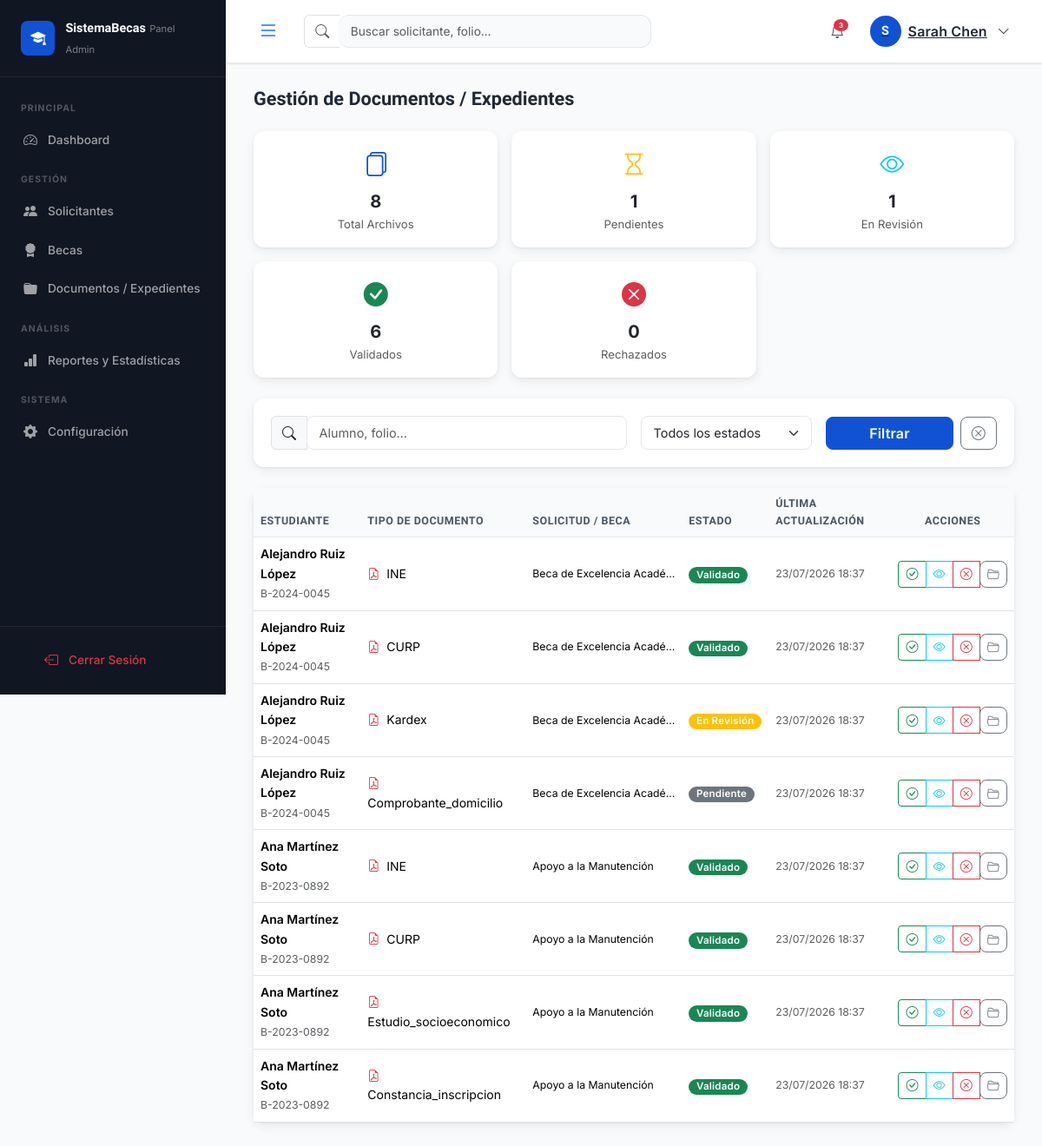
Screenshot of /index.php?c=admin&a=documentos (signed in) with the database file from the repository.
### tables this page shows
CREATE TABLE IF NOT EXISTS `documentos` (
    `id`            INT UNSIGNED  NOT NULL AUTO_INCREMENT,
    `solicitud_id`  INT UNSIGNED  NOT NULL,
    `usuario_id`    INT UNSIGNED  NOT NULL,
    `tipo_documento` VARCHAR(100) NOT NULL,
    `nombre_archivo` VARCHAR(255) NOT NULL,
    `ruta_archivo`  VARCHAR(500)  NOT NULL,
    `mime_type`     VARCHAR(100)  DEFAULT NULL,
    `tamano_bytes`  INT UNSIGNED  DEFAULT NULL,
    `estado`        ENUM('pendiente','en_revision','validado','rechazado') NOT NULL DEFAULT 'pendiente',
    `observaciones` TEXT          DEFAULT NULL,
    `validado_por`  INT UNSIGNED  DEFAULT NULL,
    `fecha_validacion` DATETIME   DEFAULT NULL,
    `created_at`    DATETIME      NOT NULL DEFAULT CURRENT_TIMESTAMP,
    `updated_at`    DATETIME      NOT NULL DEFAULT CURRENT_TIMESTAMP ON UPDATE CURRENT_TIMESTAMP,
    PRIMARY KEY (`id`),
    KEY `fk_docs_solicitud`   (`solicitud_id`),
    KEY `fk_docs_usuario`     (`usuario_id`),
    KEY `fk_docs_validador`   (`validado_por`),
    CONSTRAINT `fk_docs_solicitud`  FOREIGN KEY (`solicitud_id`) REFERENCES `solicitudes` (`id`) ON DELETE CASCADE,
    CONSTRAINT `fk_docs_usuario`    FOREIGN KEY (`usuario_id`)   REFERENCES `usuarios` (`id`),
    CONSTRAINT `fk_docs_validador`  FOREIGN KEY (`validado_por`) REFERENCES `usuarios` (`id`)
);

CREATE TABLE IF NOT EXISTS `solicitudes` (
    `id`             INT UNSIGNED     NOT NULL AUTO_INCREMENT,
    `folio`          VARCHAR(20)      NOT NULL,
    `usuario_id`     INT UNSIGNED     NOT NULL,
    `beca_id`        INT UNSIGNED     NOT NULL,
    `estado`         ENUM('borrador','enviada','en_revision','aprobada','rechazada','cancelada') NOT NULL DEFAULT 'borrador',
    `paso_actual`    TINYINT UNSIGNED NOT NULL DEFAULT 1 COMMENT '1=Info personal, 2=Info académica, 3=Revisión',
    `comentarios`    TEXT             DEFAULT NULL COMMENT 'Comentarios del administrador',
    `motivo_rechazo` TEXT             DEFAULT NULL,
    `fecha_envio`    DATETIME         DEFAULT NULL,
    `fecha_resolucion` DATETIME       DEFAULT NULL,
    `revisado_por`   INT UNSIGNED     DEFAULT NULL,
    `created_at`     DATETIME         NOT NULL DEFAULT CURRENT_TIMESTAMP,
    `updated_at`     DATETIME         NOT NULL DEFAULT CURRENT_TIMESTAMP ON UPDATE CURRENT_TIMESTAMP,
    PRIMARY KEY (`id`),
    UNIQUE KEY `uq_solicitudes_folio` (`folio`),
    KEY `fk_solicitudes_usuario`  (`usuario_id`),
    KEY `fk_solicitudes_beca`     (`beca_id`),
    KEY `fk_solicitudes_revisor`  (`revisado_por`),
    CONSTRAINT `fk_solicitudes_usuario`  FOREIGN KEY (`usuario_id`)   REFERENCES `usuarios` (`id`),
    CONSTRAINT `fk_solicitudes_beca`     FOREIGN KEY (`beca_id`)      REFERENCES `becas` (`id`),
    CONSTRAINT `fk_solicitudes_revisor`  FOREIGN KEY (`revisado_por`) REFERENCES `usuarios` (`id`)
);

CREATE TABLE IF NOT EXISTS `becas` (
    `id`              INT UNSIGNED     NOT NULL AUTO_INCREMENT,
    `categoria_id`    TINYINT UNSIGNED NOT NULL,
    `nivel_id`        TINYINT UNSIGNED NOT NULL,
    `nombre`          VARCHAR(200)     NOT NULL,
    `descripcion`     TEXT             DEFAULT NULL,
    `monto`           DECIMAL(10,2)    NOT NULL DEFAULT 0.00,
    `tipo_monto`      ENUM('mensual','semestral','anual','pago_unico') NOT NULL DEFAULT 'mensual',
    `promedio_minimo` DECIMAL(3,1)     DEFAULT NULL,
    `cupo_maximo`     SMALLINT UNSIGNED DEFAULT NULL,
    `fecha_inicio`    DATE             NOT NULL,
    `fecha_fin`       DATE             NOT NULL,
    `fecha_publicacion` DATE           DEFAULT NULL,
    `estado`          ENUM('borrador','publicada','cerrada','suspendida') NOT NULL DEFAULT 'borrador',
    `imagen_url`      VARCHAR(255)     DEFAULT NULL,
    `requisitos`      TEXT             DEFAULT NULL,
    `documentos_req`  TEXT             DEFAULT NULL COMMENT 'JSON array of required document types',
    `creado_por`      INT UNSIGNED     NOT NULL,
    `created_at`      DATETIME         NOT NULL DEFAULT CURRENT_TIMESTAMP,
    `updated_at`      DATETIME         NOT NULL DEFAULT CURRENT_TIMESTAMP ON UPDATE CURRENT_TIMESTAMP,
    PRIMARY KEY (`id`),
    KEY `fk_becas_categoria` (`categoria_id`),
    KEY `fk_becas_nivel`     (`nivel_id`),
    KEY `fk_becas_creador`   (`creado_por`),
    CONSTRAINT `fk_becas_categoria` FOREIGN KEY (`categoria_id`) REFERENCES `categorias_beca` (`id`),
    CONSTRAINT `fk_becas_nivel`     FOREIGN KEY (`nivel_id`)     REFERENCES `niveles_educativos` (`id`),
    CONSTRAINT `fk_becas_creador`   FOREIGN KEY (`creado_por`)   REFERENCES `usuarios` (`id`)
);

### views/admin/documentos.php (the view, shortened to what the rows shown need)
<?php
require_once BASE_PATH . '/includes/partials/head.php';
?>
<div class="admin-container">
    <div class="admin-main">
        <div class="admin-content">
            <div class="page-header mb-4">
                <h2 class="page-title">Gestión de Documentos / Expedientes</h2>
            </div>
            <div class="card card-shadow">
                <div class="card-body p-0">
                    <div class="table-responsive">
                        <table class="table table-hover align-middle mb-0">
                            <thead class="table-light">
                                <tr>
                                    <th>Estudiante</th>
                                    <th>Tipo de Documento</th>
                                    <th>Solicitud / Beca</th>
                                    <th>Estado</th>
                                    <th>Última Actualización</th>
                                    <th class="text-center">Acciones</th>
                                </tr>
                            </thead>
                            <tbody>
                            <?php foreach ($documentos as $doc): ?>
                            <tr>
                                <td>
                                    <div class="fw-semibold"><?= e($doc['alumno']) ?></div>
                                    <small class="text-muted"><?= e($doc['folio']) ?></small>
                                </td>
                                <td>
                                    <i class="bi bi-file-earmark-pdf text-danger me-1"></i>
                                    <?= e($doc['tipo_documento']) ?>
                                </td>
                                <td class="small text-truncate" style="max-width:180px"><?= e($doc['beca_nombre']) ?></td>
                                <td><?= badgeDocumento($doc['estado']) ?></td>
                                <td class="small text-muted"><?= formatDate($doc['updated_at'], 'd/m/Y H:i') ?></td>
                                <td class="text-center">
                                    <div class="btn-group btn-group-sm">
                                        <button type="button"
                                                class="btn btn-outline-success"
                                                onclick="cambiarEstadoDoc(<?= $doc['id'] ?>, 'validado')"
                                                title="Validar">
                                            <i class="bi bi-check-circle"></i>
                                        </button>
                                        <button type="button"
                                                class="btn btn-outline-info"
                                                onclick="cambiarEstadoDoc(<?= $doc['id'] ?>, 'en_revision')"
                                                title="Poner en revisión">
                                            <i class="bi bi-eye"></i>
                                        </button>
                                        <button type="button"
                                                class="btn btn-outline-danger"
                                                onclick="rechazarDoc(<?= $doc['id'] ?>)"
                                                title="Rechazar">
                                            <i class="bi bi-x-circle"></i>
                                        </button>
                                        <a href="<?= BASE_URL ?>/index.php?c=admin&a=solicitudDetalle&id=<?= $doc['solicitud_id'] ?>"
                                           class="btn btn-outline-secondary" title="Ver expediente">
                                            <i class="bi bi-folder2-open"></i>
                                        </a>
                                    </div>
                                </td>
                            </tr>
                            <?php endforeach; ?>
                            </tbody>
                        </table>
                    </div>
                </div>
            </div>
        </div>
    </div>
</div>
<?php require_once BASE_PATH . '/includes/partials/footer_scripts.php'; ?>

### includes/helpers.php (shortened to what the rows shown need)
<?php
function e(string $str): string
{
    return htmlspecialchars($str, ENT_QUOTES | ENT_SUBSTITUTE, 'UTF-8');
}
function formatDate(string $date, string $format = 'd/m/Y'): string
{
    return date($format, strtotime($date));
}
function badgeDocumento(string $estado): string
{
    $map = [
        'pendiente'   => ['secondary', 'Pendiente'],
        'en_revision' => ['warning',   'En Revisión'],
        'validado'    => ['success',   'Validado'],
        'rechazado'   => ['danger',    'Rechazado'],
    ];
    [$color, $label] = $map[$estado] ?? ['secondary', ucfirst($estado)];
    return "<span class=\"badge bg-{$color}\">" . e($label) . "</span>";
}
function paginar(int $total, int $pagina, int $porPagina = ITEMS_PER_PAGE): array
{
    $totalPaginas = (int) ceil($total / $porPagina);
    $pagina       = max(1, min($pagina, $totalPaginas));
    $offset       = ($pagina - 1) * $porPagina;
    return [
        'total'        => $total,
        'pagina'       => $pagina,
        'total_paginas'=> $totalPaginas,
        'por_pagina'   => $porPagina,
        'offset'       => $offset,
    ];
}

### rows the page displays
documentos: alumno "Alejandro Ruiz López", solicitud.folio "B-2024-0045", tipo_documento "INE", becas.nombre "Beca de Excelencia Acadé…", label "Validado", updated_at "23/07/2026 18:37"
documentos: alumno "Alejandro Ruiz López", solicitud.folio "B-2024-0045", tipo_documento "CURP", becas.nombre "Beca de Excelencia Acadé…", label "Validado", updated_at "23/07/2026 18:37"
documentos: alumno "Alejandro Ruiz López", solicitud.folio "B-2024-0045", tipo_documento "Kardex", becas.nombre "Beca de Excelencia Acadé…", label "En Revisión", updated_at "23/07/2026 18:37"
documentos: alumno "Alejandro Ruiz López", solicitud.folio "B-2024-0045", tipo_documento "Comprobante_domicilio", becas.nombre "Beca de Excelencia Acadé…", label "Pendiente", updated_at "23/07/2026 18:37"
documentos: alumno "Ana Martínez Soto", solicitud.folio "B-2023-0892", tipo_documento "INE", becas.nombre "Apoyo a la Manutención", label "Validado", updated_at "23/07/2026 18:37"
documentos: alumno "Ana Martínez Soto", solicitud.folio "B-2023-0892", tipo_documento "CURP", becas.nombre "Apoyo a la Manutención", label "Validado", updated_at "23/07/2026 18:37"
documentos: alumno "Ana Martínez Soto", solicitud.folio "B-2023-0892", tipo_documento "Estudio_socioeconomico", becas.nombre "Apoyo a la Manutención", label "Validado", updated_at "23/07/2026 18:37"
documentos: alumno "Ana Martínez Soto", solicitud.folio "B-2023-0892", tipo_documento "Constancia_inscripcion", becas.nombre "Apoyo a la Manutención", label "Validado", updated_at "23/07/2026 18:37"

### other values shown
$initials "S"
Session::get('user_name', 'Admin') "Sarah Chen"
$resumen[$s['key']] "8"
$s['label'] "Total Archivos"
$resumen[$s['key']] "1"
$s['label'] "Pendientes"
$s['label'] "En Revisión"
$resumen[$s['key']] "6"
$s['label'] "Validados"
$resumen[$s['key']] "0"
$s['label'] "Rechazados"
